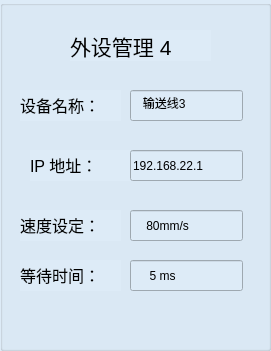
         <widget class="QGroupBox" name="groupBox_55">
          <property name="geometry">
           <rect>
            <x>1330</x>
            <y>160</y>
            <width>271</width>
            <height>351</height>
           </rect>
          </property>
          <property name="styleSheet">
           <string notr="true">background-color: rgb(221, 235, 247);</string>
          </property>
          <property name="title">
           <string/>
          </property>
          <widget class="QLabel" name="label_67">
           <property name="geometry">
            <rect>
             <x>70</x>
             <y>30</y>
             <width>141</width>
             <height>31</height>
            </rect>
           </property>
           <property name="text">
            <string>&lt;html&gt;&lt;head/&gt;&lt;body&gt;&lt;p&gt;&lt;span style=&quot; font-size:16pt;&quot;&gt;外设管理 4&lt;/span&gt;&lt;/p&gt;&lt;/body&gt;&lt;/html&gt;</string>
           </property>
          </widget>
          <widget class="QLabel" name="label_68">
           <property name="geometry">
            <rect>
             <x>20</x>
             <y>90</y>
             <width>101</width>
             <height>31</height>
            </rect>
           </property>
           <property name="text">
            <string>&lt;html&gt;&lt;head/&gt;&lt;body&gt;&lt;p&gt;&lt;span style=&quot; font-size:12pt;&quot;&gt;设备名称：&lt;/span&gt;&lt;/p&gt;&lt;/body&gt;&lt;/html&gt;</string>
           </property>
          </widget>
          <widget class="QLineEdit" name="lineEdit_37">
           <property name="geometry">
            <rect>
             <x>130</x>
             <y>90</y>
             <width>113</width>
             <height>31</height>
            </rect>
           </property>
           <property name="text">
            <string>   输送线3</string>
           </property>
          </widget>
          <widget class="QLabel" name="label_69">
           <property name="geometry">
            <rect>
             <x>30</x>
             <y>150</y>
             <width>101</width>
             <height>31</height>
            </rect>
           </property>
           <property name="text">
            <string>&lt;html&gt;&lt;head/&gt;&lt;body&gt;&lt;p&gt;&lt;span style=&quot; font-size:12pt;&quot;&gt;IP  地址：&lt;/span&gt;&lt;/p&gt;&lt;/body&gt;&lt;/html&gt;</string>
           </property>
          </widget>
          <widget class="QLineEdit" name="lineEdit_38">
           <property name="geometry">
            <rect>
             <x>130</x>
             <y>150</y>
             <width>113</width>
             <height>31</height>
            </rect>
           </property>
           <property name="text">
            <string>192.168.22.1</string>
           </property>
          </widget>
          <widget class="QLabel" name="label_70">
           <property name="geometry">
            <rect>
             <x>20</x>
             <y>210</y>
             <width>101</width>
             <height>31</height>
            </rect>
           </property>
           <property name="text">
            <string>&lt;html&gt;&lt;head/&gt;&lt;body&gt;&lt;p&gt;&lt;span style=&quot; font-size:12pt;&quot;&gt;速度设定：&lt;/span&gt;&lt;/p&gt;&lt;/body&gt;&lt;/html&gt;</string>
           </property>
          </widget>
          <widget class="QLineEdit" name="lineEdit_39">
           <property name="geometry">
            <rect>
             <x>130</x>
             <y>210</y>
             <width>113</width>
             <height>31</height>
            </rect>
           </property>
           <property name="text">
            <string>    80mm/s</string>
           </property>
          </widget>
          <widget class="QLabel" name="label_71">
           <property name="geometry">
            <rect>
             <x>20</x>
             <y>260</y>
             <width>101</width>
             <height>31</height>
            </rect>
           </property>
           <property name="text">
            <string>&lt;html&gt;&lt;head/&gt;&lt;body&gt;&lt;p&gt;&lt;span style=&quot; font-size:12pt;&quot;&gt;等待时间：&lt;/span&gt;&lt;/p&gt;&lt;/body&gt;&lt;/html&gt;</string>
           </property>
          </widget>
          <widget class="QLineEdit" name="lineEdit_40">
           <property name="geometry">
            <rect>
             <x>130</x>
             <y>260</y>
             <width>113</width>
             <height>31</height>
            </rect>
           </property>
           <property name="text">
            <string>     5 ms</string>
           </property>
          </widget>
         </widget>
